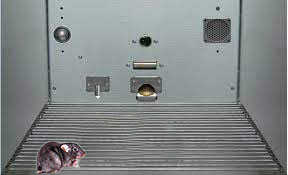
#> input picture images/rat4.jpg, 288 x 175 px
$ python follow.py   (older library calls are emulated)
#> lines starting #> are read from the running program, lines starting #| are printed output that depends on the picture; after the words box and inside, x2 and y2 are one past the last pixel; in counts of white or black regions, pixels touching at a corner belong together
#!/usr/bin/python

# Standard imports
import cv2
import numpy as np;

# Read image
im = cv2.imread("images/rat4.jpg", cv2.IMREAD_COLOR)
#> im is the input picture: shape (175, 288, 3); mean B, G, R 135.6, 135.6, 130.5
hsv = cv2.cvtColor(im, cv2.COLOR_BGR2HSV)
#> hsv: shape (175, 288, 3); mean H, S, V 83.9, 14.6, 137.3
mask = cv2.inRange(hsv, (5, 75, 25), (25, 255, 255))
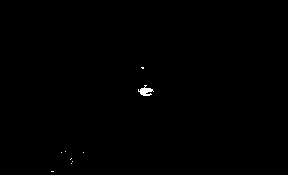
#> mask: shape (175, 288); 0.21% white; 9 white regions (8 under 20 px), largest, box (x1, y1, x2, y2) and area: (138, 85, 154, 96) 91
#im = cv2.subtract(255, im)
imask = mask>0
orange = np.zeros_like(im, np.uint8)
orange[imask] = im[imask]

#color filter

# Define lower and uppper limits of what we call "brown"
brown_lo=np.array([10,0,0])
brown_hi=np.array([20,255,255])

# Mask image to only select browns
mask=cv2.inRange(hsv,brown_lo,brown_hi)
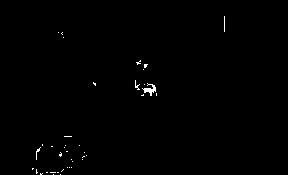
#> mask: shape (175, 288); 0.47% white in thin lines or dots, all inside (x1, y1, x2, y2) = (32, 16, 225, 175)

# Change image to .. where we found brown
#im[mask>0]=(0,0,0)


y=80
x=0
h=255
w=255
im = im[y:y+h, x:x+w]
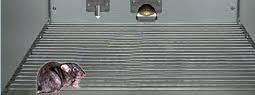
#> im: shape (95, 255, 3); mean B, G, R 122.2, 123.2, 120.8


# Setup SimpleBlobDetector parameters.
params = cv2.SimpleBlobDetector_Params()
# Set Area filtering parameters
params.filterByArea = True
params.minArea = 300

params.filterByColor = False
params.blobColor = 255

# Set Circularity filtering parameters
params.filterByCircularity = False
params.minCircularity = 0.2

# Set Convexity filtering parameters
params.filterByConvexity = True
params.minConvexity = 0.4

# Set inertia filtering parameters
params.filterByInertia = True
params.minInertiaRatio = 0.25


# Create a detector with the parameters
ver = (cv2.__version__).split('.')
if int(ver[0]) < 3:
    detector = cv2.SimpleBlobDetector(params)
else:
    detector = cv2.SimpleBlobDetector_create(params)

# Detect blobs.
keypoints = detector.detect(im)
#> keypoints = 1 keypoints; (x, y, size): (54, 73, 28.5)

# Draw detected blobs as red circles.
# cv2.DRAW_MATCHES_FLAGS_DRAW_RICH_KEYPOINTS ensures
# the size of the circle corresponds to the size of blob

im_with_keypoints = cv2.drawKeypoints(im, keypoints, np.array([]), (0, 0, 255), cv2.DRAW_MATCHES_FLAGS_DRAW_RICH_KEYPOINTS)

# Show blobs
cv2.imshow("Keypoints", im_with_keypoints)
cv2.waitKey(0)
